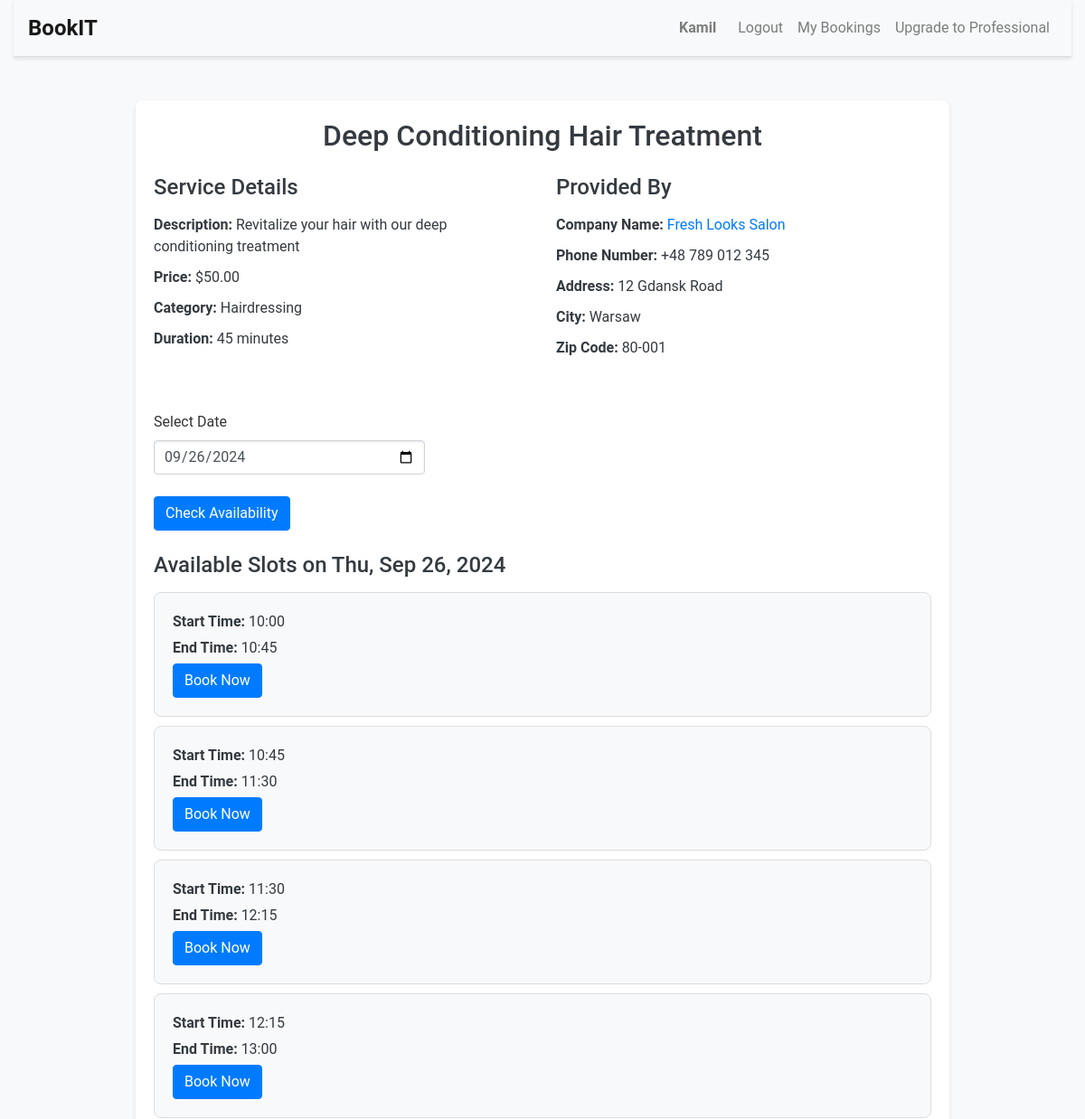
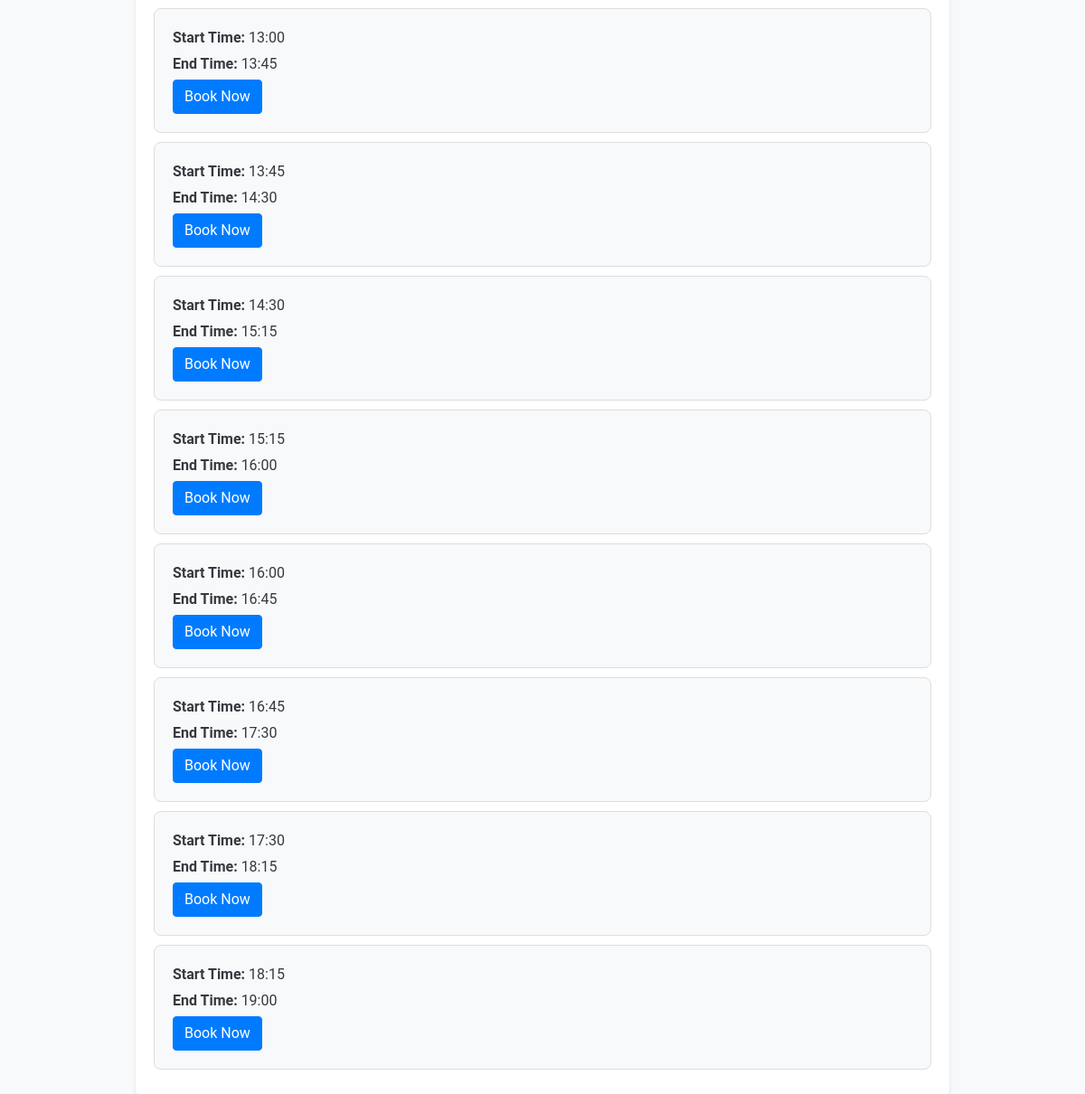
Screenshot of /service/37 (signed in) with the database file from the repository (2 pictures, top to bottom).
### bookit/models.py (models this page shows, shortened)
class User(AbstractUser):
    id = models.AutoField(primary_key=True)
    username = models.CharField(max_length=100, unique=True)
    email = models.EmailField(max_length=254)
    password = models.CharField(max_length=128)
    if_professional = models.BooleanField(default=False)

class Service(models.Model):
    CATEGORY_CHOICES = [
        ('HAIRDRESSING', 'Hairdressing'),
        ('BARBER', 'Barber'),
        ('COSMETOLOGY', 'Cosmetology'),
        ('MANICURE_PEDICURE', 'Manicure and Pedicure'),
        ('MASSAGES', 'Massages'),
        ('HAIR_REMOVAL', 'Hair Removal'),
        ('MAKEUP', 'Makeup'),
        ('AESTHETIC_MEDICINE', 'Aesthetic Medicine'),
        ('PERSONAL_TRAINING', 'Personal Training'),
        ('PHYSIOTHERAPY', 'Physiotherapy'),
        ('TATTOOS_PIERCING', 'Tattoos and Piercing'),
        ('SPRAY_TANNING', 'Spray Tanning'),
        ('EYELASH_STYLING', 'Eyelash Styling'),
        ('EYEBROW_STYLING', 'Eyebrow Styling'),
        ('DIETETICS', 'Dietetics'),
        ('SPA_RELAXATION', 'Spa and Relaxation'),
        ('FACIAL_TREATMENTS', 'Facial Treatments'),
        ('OTHER', 'Other'),
    ]
    id = models.AutoField(primary_key=True)
    name = models.CharField(max_length=255)
    description = models.TextField()
    price = models.DecimalField(max_digits=6, decimal_places=2)
    created_by = models.ForeignKey(Professional_User, on_delete=models.CASCADE, related_name="service_created_by")
    category = models.CharField(max_length=50, choices=CATEGORY_CHOICES, default='OTHER')
    duration = models.IntegerField(help_text="Duration in minutes")

class Professional_User(models.Model):
    id = models.AutoField(primary_key=True)
    user = models.ForeignKey(User, on_delete=models.CASCADE, related_name="Professional_User")
    company_name = models.CharField(max_length=100, unique=True)
    phone_number = models.CharField(max_length=15)
    address = models.CharField(max_length=255)
    city = models.CharField(max_length=255)
    zip_code = models.CharField(max_length=10)
    company_logo = models.CharField(max_length=10000, blank=True, null=True)

### bookit/views.py (the view)
# urls.py: path("service/<int:service_id>", views.service, name="service"),
def service(request, service_id):
    service = get_object_or_404(Service, id=service_id)
    availabilities = Availability.objects.filter(service=service)
    selected_date_str = request.GET.get('date')
    if selected_date_str:
        selected_date = datetime.strptime(selected_date_str, '%Y-%m-%d').date()
    else:
        selected_date = datetime.today().date()
    available_slots = []
    for availability in availabilities:
        current_time = datetime.combine(selected_date, availability.start_time)
        end_time = datetime.combine(selected_date, availability.end_time)
        while current_time + timedelta(minutes=availability.frequency) <= end_time:
            slot_start = current_time.time().strftime('%H:%M')
            slot_end = (current_time + timedelta(minutes=availability.frequency)).time().strftime('%H:%M')
            if not Time_Slot.objects.filter(service=service, date=selected_date, start_time=slot_start).exists():
                available_slots.append({
                    'start_time': slot_start,
                    'end_time': slot_end
                })
            current_time += timedelta(minutes=availability.frequency)
    return render(request, 'bookit/service.html', {
        'service': service,
        'available_slots': available_slots,
        'selected_date': selected_date,
    })

### bookit/templates/bookit/service.html (shortened to what this page needs)
{% extends "bookit/layout.html" %}
{% block body %}
    <div class="service-container mt-5">
        <h1>{{ service.name }}</h1>
        <div class="row mt-4">
            <div class="col-md-6">
                <h3>Service Details</h3>
                <p><strong>Description:</strong> {{ service.description }}</p>
                <p><strong>Price:</strong> ${{ service.price }}</p>
                <p><strong>Category:</strong> {{ service.get_category_display }}</p>
                <p><strong>Duration:</strong> {{ service.duration }} minutes</p>
            </div>
            <div class="col-md-6">
                <h3>Provided By</h3>
                <p><strong>Company Name:</strong> <a href="{% url 'professional' service.created_by.user.username %}">{{ service.created_by.company_name }}</a></p>
                <p><strong>Phone Number:</strong> {{ service.created_by.phone_number }}</p>
                <p><strong>Address:</strong> {{ service.created_by.address }}</p>
                <p><strong>City:</strong> {{ service.created_by.city }}</p>
                <p><strong>Zip Code:</strong> {{ service.created_by.zip_code }}</p>
            </div>
        </div>
        <div class="row mt-5">
            <div class="col-12">
                <form method="get" class="mb-4">
                    <div class="form-group">
                        <label for="date">Select Date</label>
                        <input type="date" id="date" name="date" class="form-control date-input" value="{{ selected_date|date:'Y-m-d' }}" required>
                    </div>
                    <button type="submit" class="btn btn-primary">Check Availability</button>
                </form>
                {% if available_slots %}
                    <h3>Available Slots on {{ selected_date|date:"D, M d, Y" }}</h3>
                    <ul class="list-group">
                        {% for slot in available_slots %}
                            <li class="list-group-item">
                                <p><strong>Start Time:</strong> {{ slot.start_time }}</p>
                                <p><strong>End Time:</strong> {{ slot.end_time }}</p>
                                <form action="{% url 'book_slot' service.id %}" method="post">
                                    <button type="submit" class="btn btn-primary">Book Now</button>
                                </form>
                            </li>
                        {% endfor %}
                    </ul>
                {% else %}
                    <p>No available slots on this date.</p>
                {% endif %}
            </div>
        </div>
    </div>
{% endblock %}

### bookit/templates/bookit/layout.html (shortened to what this page needs)
{% load static %}
<!DOCTYPE html>
<html lang="en">
    <head>
        <link rel="stylesheet" href="https://stackpath.bootstrapcdn.com/bootstrap/4.4.1/css/bootstrap.min.css">
        <link href="{% static 'bookit/styles.css' %}" rel="stylesheet">
    </head>
    <body>
        <div class="container-fluid">
            <nav class="navbar navbar-expand-md navbar-light bg-light mb-4">
                <a class="navbar-brand" href="{% url 'index' %}">BookIT</a>
                <div class="collapse navbar-collapse" id="navbarNav">
                    <ul class="navbar-nav ml-auto">
                        {% if user.is_authenticated %}
                            <li class="nav-item">
                                <span class="navbar-text">{{user.username}}</span>
                            </li>
                            <li class="nav-item">
                                <a class="nav-link" href="{% url 'logout' %}">Logout</a>
                            </li>
                            <li class="nav-item">
                                <a class="nav-link" href="{% url 'booked' %}">My Bookings</a>
                            </li>
                        {% endif %}
                        {% if user.is_authenticated %}
                            {% if user.if_professional %}
                                <li class="nav-item">
                                    <a class="nav-link" href="{% url 'professional' user.username %}">Professional Dashboard</a>
                                </li>
                                <li class="nav-item">
                                    <a class="nav-link" href="{% url 'add_service' %}">Add Service</a>
                                </li>
                            {% else %}
                                <li class="nav-item">
                                    <a class="nav-link" href="{% url 'upgrade' %}">Upgrade to Professional</a>
                                </li>
                            {% endif %}
                        {% endif %}
                    </ul>
                </div>
            </nav>
            {% block body %}
            {% endblock %}
        </div>
    </body>
</html>

### bookit/static/bookit/styles.css (style rules this page uses)
body { font-family: 'Roboto', sans-serif; background-color: #f8f9fa; color: #333; margin: 0; padding: 0; min-height: 100vh; }
.navbar { border-bottom: 1px solid #ddd; box-shadow: 0 2px 4px rgba(0, 0, 0, 0.1); }
.navbar-brand { font-weight: bold; font-size: 1.5rem; color: #007bff; }
.nav-link { font-size: 1rem; color: #007bff; }
.navbar-text { font-weight: bold; color: #007bff; margin-right: 1rem; }
h1, h2, h3, h4, h5, h6 { color: #343a40; margin-bottom: 1rem; }
.btn-primary { background-color: #007bff; border-color: #007bff; }
.form-control { border-radius: 0.25rem; box-shadow: inset 0 1px 3px rgba(0, 0, 0, 0.1); }
.form-group { margin-bottom: 1.5rem; }
.list-group-item { padding: 1rem 1.5rem; border: none; border-bottom: 1px solid #ddd; }
.list-group-item:last-child { border-bottom: none; }
.date-input { max-width: 300px; padding: 5px 10px; font-size: 1rem; }
a { color: #007bff; text-decoration: none; }
.service-container { max-width: 900px; margin: 0 auto; padding: 20px; background-color: #fff; border-radius: 8px; box-shadow: 0 2px 4px rgba(0, 0, 0, 0.1); }
.service-container h1 { font-size: 2rem; color: #343a40; margin-bottom: 20px; text-align: center; }
.service-container h3 { font-size: 1.5rem; color: #343a40; margin-bottom: 15px; }
.service-container p { margin-bottom: 10px; color: #343a40; font-size: 1rem; }
.service-container p strong { color: #343a40; font-weight: bold; }
.service-container .list-group-item { padding: 20px; margin-bottom: 10px; border: 1px solid #ddd; border-radius: 8px; background-color: #f8f9fa; }
.service-container .list-group-item p { margin-bottom: 5px; font-size: 1rem; color: #343a40; }
.service-container .date-input { max-width: 300px; padding: 6px 10px; font-size: 1rem; }

### rows the page displays
User: username "Kamil"
Service: name "Deep Conditioning Hair Treatment", description "Revitalize your hair with our deep conditioning treatment", price "50.00", category "Hairdressing", duration "45", created_by.company_name "Fresh Looks Salon", created_by.phone_number "+48 789 012 345", created_by.address "12 Gdansk Road", created_by.city "Warsaw", created_by.zip_code "80-001"

### other values shown
{{ slot.start_time }} "10:00" "10:45" "11:30" "12:15" "13:00" "13:45" "14:30" "15:15" "16:00" "16:45" "17:30" "18:15"
{{ slot.end_time }} "10:45" "11:30" "12:15" "13:00" "13:45" "14:30" "15:15" "16:00" "16:45" "17:30" "18:15" "19:00"
